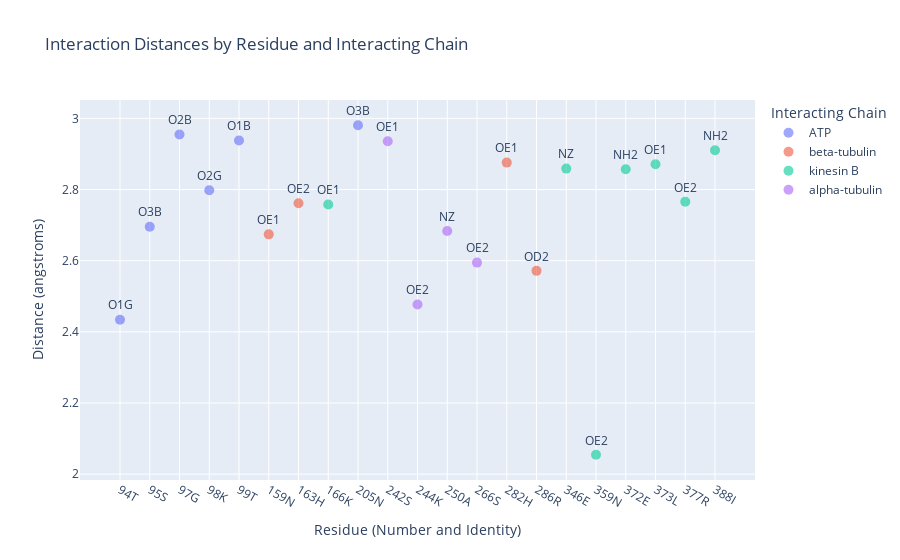

This figure's notebook cell:
### Markdown cell above
A

### Code cell
import pandas as pd
import plotly.express as px

# Define the path to the CSV file
csv_file_path = "/Users/jazzeruncal/git/Jazzer_surf/3d_predictions/chimeras/motor2x_ATP2x_Mg2x_abTub/interactions_all_files.csv"

# Read the CSV file into a DataFrame
df = pd.read_csv(csv_file_path)

# Filter to get the shortest distances for each interaction
df = df.loc[df[df['chain'] == 'A'].groupby(['file', 'resi', 'interacting_chain'])['distance (angstroms)'].idxmin()]

# Exclude interactions with Mg and chain letters A, G, H
df = df[(df['interacting_resn'] != 'MG') & (~df['interacting_chain'].isin(['A', 'G', 'H']))].reset_index(drop=True)

# Map interacting_resn to single-letter codes for better readability
aa_dict = {
    'ALA': 'A', 'ARG': 'R', 'ASN': 'N', 'ASP': 'D', 'CYS': 'C', 'GLN': 'Q', 'GLU': 'E', 'GLY': 'G',
    'HIS': 'H', 'ILE': 'I', 'LEU': 'L', 'LYS': 'K', 'MET': 'M', 'PHE': 'F', 'PRO': 'P', 'SER': 'S',
    'THR': 'T', 'TRP': 'W', 'TYR': 'Y', 'VAL': 'V'
}
df['residue_one_letter'] = df['resn'].map(aa_dict)
df['residue'] = df['resi'].astype(str) + df['residue_one_letter']

# Replace chain letters with descriptive names
chain_map = {
    'B': 'kinesin B',
    'C': 'alpha-tubulin',
    'D': 'beta-tubulin',
    'E': 'ATP',
    'F': 'ATP'
}
df['interacting_chain'] = df['interacting_chain'].map(chain_map)

# Filter to specific files
df = df.loc[df['file'].isin([
    'A', 

    ])]

# Group by file and interacting chain, keeping residues in order
grouped = df.groupby(['file', 'interacting_chain'])

# Create a list to store the output rows
output_rows = []

# Iterate over each group and extract information
for (file, chain), group in grouped:
    for _, row in group.iterrows():
        output_rows.append({
            'file': file,
            'interacting_chain': chain,
            'interacting_atom': row['interacting_atom'],
            'residue_number': row['resi'],
            'amino_acid': row['residue_one_letter'],
            'distance (angstroms)': row['distance (angstroms)'],
        })

# Convert the list to a DataFrame
interaction_df = pd.DataFrame(output_rows)

# Display the resulting DataFrame
interaction_df

interaction_df.to_csv("interaction_summary.csv", index=False)



# Load the data
csv_file_path = "interaction_summary.csv"
interaction_df = pd.read_csv(csv_file_path)

# Create a new column for the x-axis labels by concatenating residue number and amino acid
interaction_df['residue_label'] = interaction_df['residue_number'].astype(str) + interaction_df['amino_acid']

# Sort the dataframe by file and residue number to maintain order
interaction_df = interaction_df.sort_values(by=['file', 'residue_number'])

# Convert residue_label to a categorical type with the correct order
interaction_df['residue_label'] = pd.Categorical(interaction_df['residue_label'], 
                                                 categories=sorted(interaction_df['residue_label'].unique(), key=lambda x: int(''.join(filter(str.isdigit, x)))), 
                                                 ordered=True)

# Scatter plot for interaction distances with custom x-axis labels
fig_scatter = px.scatter(interaction_df, x='residue_label', y='distance (angstroms)', color='interacting_chain', text='interacting_atom',
                         title='Interaction Distances by Residue and Interacting Chain',
                         labels={'residue_label': 'Residue (Number and Identity)', 'distance (angstroms)': 'Distance (angstroms)', 'interacting_chain': 'Interacting Chain'},
                         hover_data=['file'])

fig_scatter.update_traces(textposition='top center', marker=dict(size=10, opacity=0.6))
fig_scatter.update_layout(xaxis={'categoryorder':'array', 'categoryarray': interaction_df['residue_label'].cat.categories})

# Show the plot
fig_scatter.show()

### Figure 1 — Plotly figure (JSON) as saved in the notebook; plotly's stock layout.template omitted (floating-point values rounded to 4 significant figures)
{"data": [{"customdata": [["A"], ["A"], ["A"], ["A"], ["A"], ["A"]], "hovertemplate": "Interacting Chain=ATP<br>Residue (Number and Identity)=%{x}<br>Distance (angstroms)=%{y}<br>interacting_atom=%{text}<br>file=%{customdata[0]}<extra></extra>", "legendgroup": "ATP", "marker": {"color": "#636efa", "opacity": 0.6, "size": 10, "symbol": "circle"}, "mode": "markers+text", "name": "ATP", "orientation": "v", "showlegend": true, "text": ["O1G", "O3B", "O2B", "O2G", "O1B", "O3B"], "textposition": "top center", "type": "scatter", "x": ["94T", "95S", "97G", "98K", "99T", "205N"], "xaxis": "x", "y": [2.434, 2.696, 2.955, 2.798, 2.938, 2.981], "yaxis": "y"}, {"customdata": [["A"], ["A"], ["A"], ["A"]], "hovertemplate": "Interacting Chain=beta-tubulin<br>Residue (Number and Identity)=%{x}<br>Distance (angstroms)=%{y}<br>interacting_atom=%{text}<br>file=%{customdata[0]}<extra></extra>", "legendgroup": "beta-tubulin", "marker": {"color": "#EF553B", "opacity": 0.6, "size": 10, "symbol": "circle"}, "mode": "markers+text", "name": "beta-tubulin", "orientation": "v", "showlegend": true, "text": ["OE1", "OE2", "OE1", "OD2"], "textposition": "top center", "type": "scatter", "x": ["159N", "163H", "282H", "286R"], "xaxis": "x", "y": [2.674, 2.761, 2.876, 2.571], "yaxis": "y"}, {"customdata": [["A"], ["A"], ["A"], ["A"], ["A"], ["A"], ["A"]], "hovertemplate": "Interacting Chain=kinesin B<br>Residue (Number and Identity)=%{x}<br>Distance (angstroms)=%{y}<br>interacting_atom=%{text}<br>file=%{customdata[0]}<extra></extra>", "legendgroup": "kinesin B", "marker": {"color": "#00cc96", "opacity": 0.6, "size": 10, "symbol": "circle"}, "mode": "markers+text", "name": "kinesin B", "orientation": "v", "showlegend": true, "text": ["OE1", "NZ", "OE2", "NH2", "OE1", "OE2", "NH2"], "textposition": "top center", "type": "scatter", "x": ["166K", "346E", "359N", "372E", "373L", "377R", "388I"], "xaxis": "x", "y": [2.758, 2.859, 2.054, 2.857, 2.871, 2.766, 2.91], "yaxis": "y"}, {"customdata": [["A"], ["A"], ["A"], ["A"]], "hovertemplate": "Interacting Chain=alpha-tubulin<br>Residue (Number and Identity)=%{x}<br>Distance (angstroms)=%{y}<br>interacting_atom=%{text}<br>file=%{customdata[0]}<extra></extra>", "legendgroup": "alpha-tubulin", "marker": {"color": "#ab63fa", "opacity": 0.6, "size": 10, "symbol": "circle"}, "mode": "markers+text", "name": "alpha-tubulin", "orientation": "v", "showlegend": true, "text": ["OE1", "OE2", "NZ", "OE2"], "textposition": "top center", "type": "scatter", "x": ["242S", "244K", "250A", "266S"], "xaxis": "x", "y": [2.936, 2.477, 2.683, 2.595], "yaxis": "y"}], "layout": {"legend": {"title": {"text": "Interacting Chain"}, "tracegroupgap": 0}, "title": {"text": "Interaction Distances by Residue and Interacting Chain"}, "xaxis": {"anchor": "y", "categoryarray": ["94T", "95S", "97G", "98K", "99T", "159N", "163H", "166K", "205N", "242S", "244K", "250A", "266S", "282H", "286R", "346E", "359N", "372E", "373L", "377R", "388I"], "categoryorder": "array", "domain": [0, 1], "title": {"text": "Residue (Number and Identity)"}}, "yaxis": {"anchor": "x", "domain": [0, 1], "title": {"text": "Distance (angstroms)"}}}}
